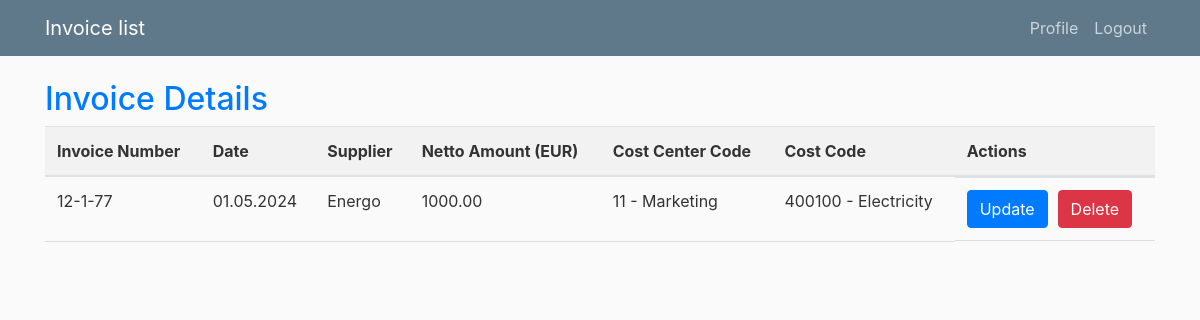
The page /detail/17/ (signed in) on the database as committed earlier.
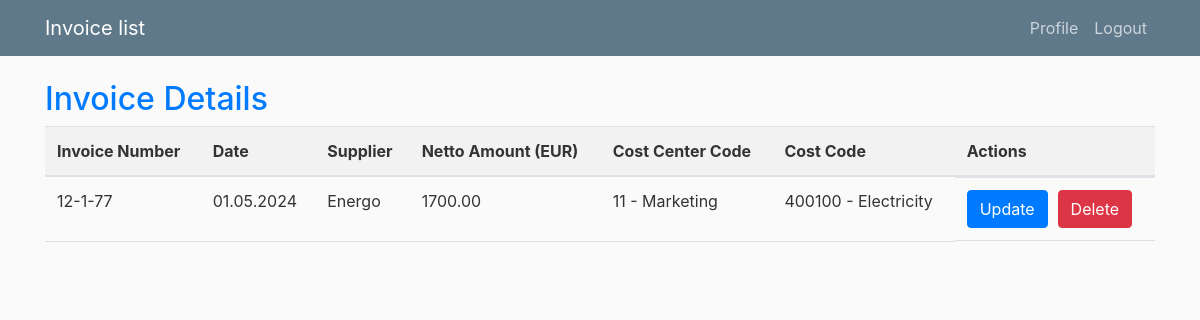
The same page on the database as committed later.
### invoice/models.py (models this page shows, shortened)
class Invoice(models.Model):
    cost_code = models.ForeignKey(TypeOfCost, on_delete=models.CASCADE)
    cost_center_code = models.ForeignKey(CostCenter, on_delete=models.CASCADE)
    supplier = models.ForeignKey(Supplier, on_delete=models.CASCADE)
    netto_amount = models.DecimalField(max_digits=10, decimal_places=2)
    date = models.DateField()
    invoice_number = models.CharField(max_length=20)
    user = models.ForeignKey(User, on_delete=models.CASCADE)

class Supplier(models.Model):
	supplier_name = models.CharField(max_length=40)
	def __str__(self):
         return self.supplier_name

class CostCenter(models.Model):
	cost_center_code = models.IntegerField()
	cost_center_name = models.CharField(max_length=40)
	def __str__(self):
	   return f"{self.cost_center_code} - {self.cost_center_name}"

class TypeOfCost(models.Model):
	cost_code = models.IntegerField()
	cost_name = models.CharField(max_length=40)
	def __str__(self):
	   return f"{self.cost_code} - {self.cost_name}"

### invoice/views.py (the view)
# urls.py: path('detail/<int:pk>/', views.invoice_detail, name='invoice-detail'),
@login_required
def invoice_detail(request, pk):
    invoice = get_object_or_404(Invoice, pk=pk)
    return render(request, 'invoice/invoice_detail.html', {'invoice': invoice})

### users/templatetags/custom_filters.py (called while the page is built)
@register.filter
def format_number(value):
    try:
        locale.setlocale(locale.LC_ALL, 'it_IT.UTF-8')
        formatted_value = locale.format_string("%0.2f", value, grouping=True)
        return formatted_value
    except (ValueError, locale.Error):
        return value

### invoice/templates/invoice/invoice_detail.html (shortened to what this page needs)
{% extends "invoice/base.html" %}
{% load static %}
{% load custom_filters %}
{% block content %}
    <h2 style="color: #007bff;">Invoice Details</h2>
    <div class="table">
        <table style="width: 100%;">
                <tr style="width: 1%;white-space: nowrap;">
                    <th scope="col" >Invoice Number</th>
                    <th scope="col">Date</th>
                    <th scope="col">Supplier</th>
                    <th scope="col">Netto Amount (EUR)</th>
                    <th scope="col">Cost Center Code</th>
                    <th scope="col" >Cost Code</th>
                    <th scope="col">Actions</th>
            <tbody>
                <tr style="width: 1%;white-space: nowrap;">
                    <td>{{ invoice.invoice_number }}</td>
                    <td>{{ invoice.date|date:"d.m.Y" }}</td>
                    <td>{{ invoice.supplier }}</td>
                    <td>{{ invoice.netto_amount|format_number }}</td>
                    <td>{{ invoice.cost_center_code }}</td>
                    <td>{{ invoice.cost_code }}</td>
                    <td style="display: flex; align-items: center;">
                        <a href="{% url 'update_invoice' pk=invoice.pk %}" class="btn btn-primary" style="margin-right: 10px;">Update</a>
                        <form action="{% url 'delete_invoice' invoice.pk %}" method="post" style="display: inline;">
                            <button type="submit" class="btn btn-danger" onclick="return confirm('Are you sure you want to delete this invoice?');">Delete</button>
                        </form>
                    </td>
                </tr>
            </tbody>
        </table>
</div>
{% endblock content %}

Rows that differ between the two databases and show on the page:
changed Invoice "Energo": netto_amount "1000.00" → "1700.00"
